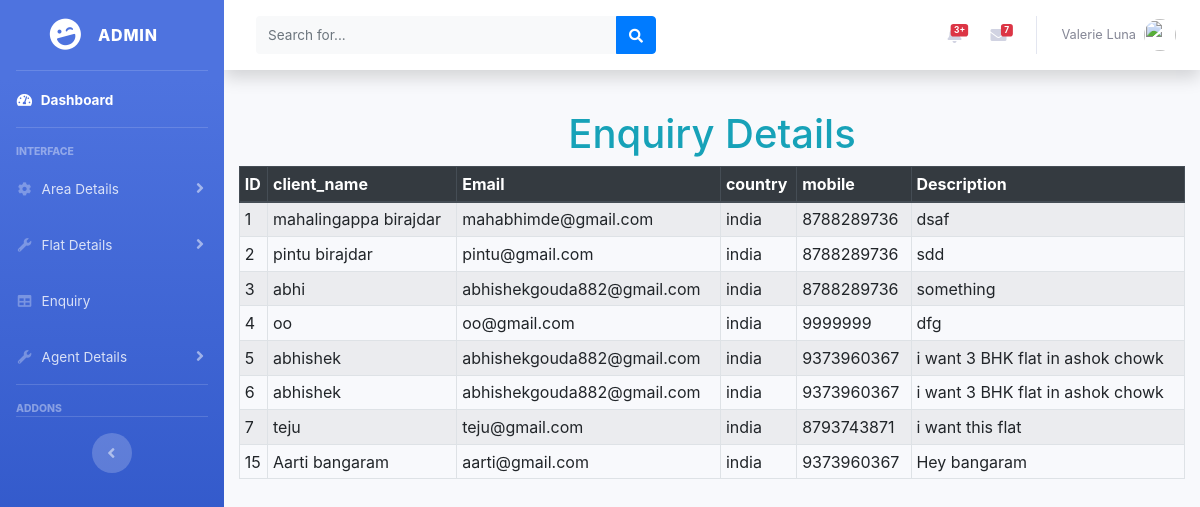
/flat_design/enquiry_fetch.php (signed in), run on the app's committed database.
### tables this page shows
CREATE TABLE `enquiry` (
  `id` int(11) NOT NULL,
  `client_name` varchar(50) NOT NULL,
  `email` varchar(50) NOT NULL,
  `country` varchar(50) NOT NULL,
  `mobile` bigint(20) NOT NULL,
  `descriptions` varchar(255) NOT NULL
);

### flat_design/enquiry_fetch.php (the view, shortened to what this page needs)
<?php
include('dashboard.php');
?>
<?php
include('connection.php');
?>
<!doctype html>
<html lang="en">
  <head>
    <link rel="stylesheet" href="https://stackpath.bootstrapcdn.com/bootstrap/4.3.1/css/bootstrap.min.css">
  </head>
  <body>
 <div class="container">
  <div class="row">
   <div class="col-sm-12 mt-3">
    <h1 class="text-center text-info">Enquiry Details</h1>
<?php
        $sql = "SELECT * FROM enquiry";
        $result = mysqli_query($conn, $sql);
        if (mysqli_num_rows($result) > 0) {
          echo '<table class="table table-bordered table-sm table-striped">';
          echo "<thead class='thead-dark'>";
          echo "<tr>";
          echo "<th>ID</th>";
          echo "<th>client_name</th>";
          echo "<th>Email</th>";
          echo "<th>country</th>";
          echo "<th>mobile</th>";
          echo "<th>Description</th>";
          echo "</tr>";
          echo "</thead>";
          echo "<tbody>";
          while ($row = mysqli_fetch_assoc($result)) {
            echo "<tr>";
            echo "<td>" . $row["id"] . "</td>";
            echo "<td>" . $row["client_name"] . "</td>";
            echo "<td>" . $row["email"] . "</td>";
            echo "<td>" . $row["country"] . "</td>";
            echo "<td>" . $row['mobile'] . "</td>";
            echo "<td>" . $row['descriptions'] . "</td>";
            echo "</tr>";
          }
          echo "</tbody>";
          echo "</table>";
        } else {
          echo "no data found";
        }
        ?>
   </div>
  </div>
 </div>
  </body>
</html>

### data on the page
enquiry: id "1", client_name "mahalingappa birajdar", email "mahabhimde@gmail.com", country "india", mobile "8788289736", descriptions "dsaf"
enquiry: id "2", client_name "pintu birajdar", email "pintu@gmail.com", country "india", mobile "8788289736", descriptions "sdd"
enquiry: id "3", client_name "abhi", email "abhishekgouda882@gmail.com", country "india", mobile "8788289736", descriptions "something"
enquiry: id "4", client_name "oo", email "oo@gmail.com", country "india", mobile "9999999", descriptions "dfg"
enquiry: id "5", client_name "abhishek", email "abhishekgouda882@gmail.com", country "india", mobile "9373960367", descriptions "i want 3 BHK flat in ashok chowk"
enquiry: id "6", client_name "abhishek", email "abhishekgouda882@gmail.com", country "india", mobile "9373960367", descriptions "i want 3 BHK flat in ashok chowk"
enquiry: id "7", client_name "teju", email "teju@gmail.com", country "india", mobile "8793743871", descriptions "i want this flat"
enquiry: id "15", client_name "Aarti bangaram", email "aarti@gmail.com", country "india", mobile "9373960367", descriptions "Hey bangaram"
